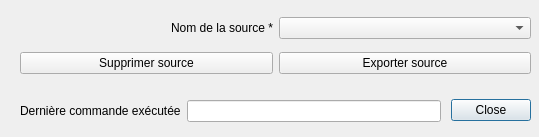
<?xml version="1.0" encoding="UTF-8"?>
<ui version="4.0">
 <class>Dialog</class>
 <widget class="QDialog" name="Dialog">
  <property name="geometry">
   <rect>
    <x>0</x>
    <y>0</y>
    <width>539</width>
    <height>137</height>
   </rect>
  </property>
  <property name="windowTitle">
   <string>Gérer les données de points d'intérêt</string>
  </property>
  <widget class="QDialogButtonBox" name="buttonBox">
   <property name="geometry">
    <rect>
     <x>350</x>
     <y>90</y>
     <width>181</width>
     <height>41</height>
    </rect>
   </property>
   <property name="orientation">
    <enum>Qt::Horizontal</enum>
   </property>
   <property name="standardButtons">
    <set>QDialogButtonBox::Close</set>
   </property>
  </widget>
  <widget class="QWidget" name="verticalLayoutWidget">
   <property name="geometry">
    <rect>
     <x>20</x>
     <y>10</y>
     <width>511</width>
     <height>71</height>
    </rect>
   </property>
   <layout class="QGridLayout" name="gridLayout">
    <item row="0" column="0">
     <widget class="QLabel" name="label">
      <property name="text">
       <string>Nom de la source *</string>
      </property>
      <property name="alignment">
       <set>Qt::AlignRight|Qt::AlignTrailing|Qt::AlignVCenter</set>
      </property>
     </widget>
    </item>
    <item row="0" column="1">
     <widget class="QComboBox" name="comboBoxSourceName"/>
    </item>
    <item row="1" column="0">
     <widget class="QPushButton" name="pushButtonDelete">
      <property name="text">
       <string>Supprimer source</string>
      </property>
     </widget>
    </item>
    <item row="1" column="1">
     <widget class="QPushButton" name="pushButtonExport">
      <property name="text">
       <string>Exporter source</string>
      </property>
     </widget>
    </item>
   </layout>
  </widget>
  <widget class="QWidget" name="layoutWidget">
   <property name="geometry">
    <rect>
     <x>20</x>
     <y>100</y>
     <width>421</width>
     <height>22</height>
    </rect>
   </property>
   <layout class="QHBoxLayout" name="horizontalLayout">
    <item>
     <widget class="QLabel" name="label_5">
      <property name="text">
       <string>Dernière commande exécutée</string>
      </property>
     </widget>
    </item>
    <item>
     <widget class="QLineEdit" name="lineEditCommand"/>
    </item>
   </layout>
  </widget>
 </widget>
 <resources/>
 <connections>
  <connection>
   <sender>buttonBox</sender>
   <signal>accepted()</signal>
   <receiver>Dialog</receiver>
   <slot>accept()</slot>
   <hints>
    <hint type="sourcelabel">
     <x>248</x>
     <y>254</y>
    </hint>
    <hint type="destinationlabel">
     <x>157</x>
     <y>274</y>
    </hint>
   </hints>
  </connection>
  <connection>
   <sender>buttonBox</sender>
   <signal>rejected()</signal>
   <receiver>Dialog</receiver>
   <slot>reject()</slot>
   <hints>
    <hint type="sourcelabel">
     <x>316</x>
     <y>260</y>
    </hint>
    <hint type="destinationlabel">
     <x>286</x>
     <y>274</y>
    </hint>
   </hints>
  </connection>
 </connections>
</ui>
